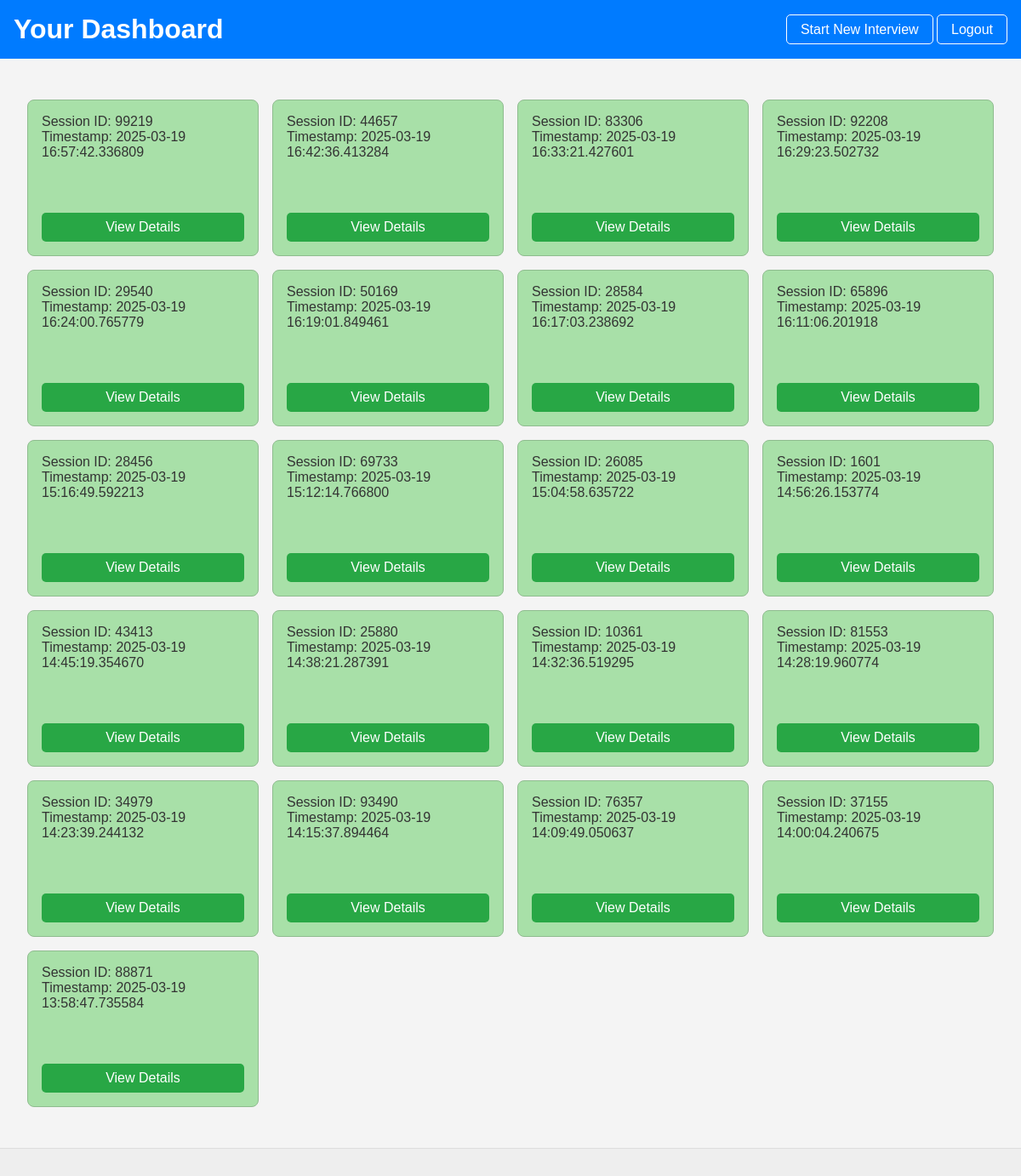
The page /dashboard (signed in) on the database as committed earlier.
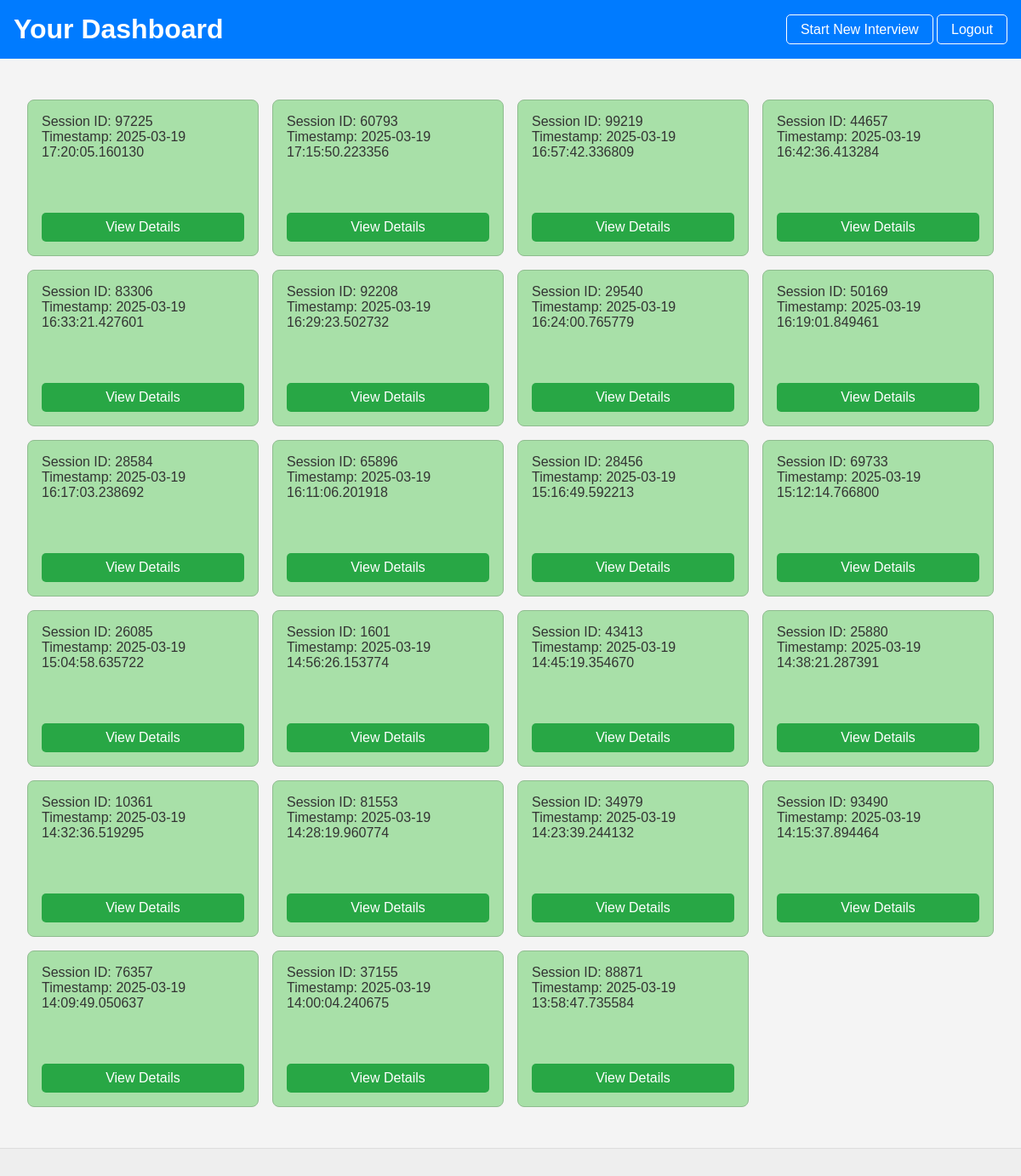
The same page on the database as committed later.
### tables this page shows
CREATE TABLE interviews (
    session_id INTEGER PRIMARY KEY,
    user_id INTEGER,
    interview_answers TEXT,
    interview_analysis TEXT,
    eye_contact REAL,
    timestamp DATETIME,
    FOREIGN KEY (user_id) REFERENCES users (user_id)
);

### app.py (the view)
@app.route('/dashboard')
@login_required
def dashboard():
    db = get_db()
    cursor = db.cursor()
    cursor.execute("SELECT session_id, timestamp FROM interviews WHERE user_id = ? ORDER BY timestamp DESC", (current_user.id,)) #add user_id to where clause
    sessions = cursor.fetchall()
    return render_template('dashboard.html', sessions=sessions)

### app.py (called while the page is built)
def get_db():
    db = getattr(g, '_database', None)
    if db is None:
        db = g._database = sqlite3.connect(DATABASE)
        db.row_factory = sqlite3.Row
    return db

@app.teardown_appcontext
def close_connection(exception):
    db = getattr(g, '_database', None)
    if db is not None:
        db.close()

@login_manager.user_loader
def load_user(user_id):
    db = get_db()
    cursor = db.cursor()
    cursor.execute("SELECT * FROM users WHERE user_id = ?", (user_id,))
    user = cursor.fetchone()
    if user:
        return User(user['user_id'], user['email'], user['password'])
    return None

### templates/dashboard.html (shortened to what this page needs)
<!DOCTYPE html>
<html lang="en">
<head>
    <link rel="stylesheet" href="{{ url_for('static', filename='dashboard_style.css') }}">
</head>
<body>
    <header>
        <h1>Your Dashboard</h1>
        <nav>
            <a href="/start_interview">Start New Interview</a> <a href="/logout">Logout</a>
        </nav>
    </header>
    <main>
        <ul class="session-grid">
            {% for session in sessions %}
            <li class="session-box">
                <span class="session-info">
                    Session ID: {{ session.session_id }} <br> Timestamp: {{ session.timestamp }}
                </span>
                <a href="{{ url_for('view_session', session_id=session.session_id) }}" class="view-details-button">View Details</a>
            </li>
            {% endfor %}
        </ul>
    </main>
    <footer>
    </footer>
</body>
</html>

### static/dashboard_style.css (style rules this page uses)
body { font-family: sans-serif; margin: 0; padding: 0; background-color: #f4f4f4; color: #333; }
header { background-color: #007bff; color: white; padding: 1rem; display: flex; justify-content: space-between; align-items: center; }
header h1 { margin: 0; }
header nav a { color: white; text-decoration: none; padding: 0.5rem 1rem; border: 1px solid white; border-radius: 5px; }
main { padding: 2rem; }
.session-grid { list-style: none; padding: 0; display: grid; grid-template-columns: repeat(5, 1fr); gap: 1rem; }
.session-box { background-color: #a8e0a8; border: 1px solid #8fbc8f; padding: 1rem; display: flex; flex-direction: column; justify-content: space-between; min-height: 150px; border-radius: 8px; }
.session-info { margin-bottom: 1rem; }
.view-details-button { background-color: #28a745; color: white; padding: 0.5rem 1rem; text-decoration: none; border-radius: 5px; text-align: center; }
footer { text-align: center; padding: 1rem; background-color: #eee; border-top: 1px solid #ddd; }
@media (max-width: 1200px) { .session-grid { grid-template-columns: repeat(4, 1fr); } }

Rows that differ between the two databases and show on the page:
added interviews: session_id "97225", timestamp "2025-03-19 17:20:05.160130"
added interviews: session_id "60793", timestamp "2025-03-19 17:15:50.223356"
